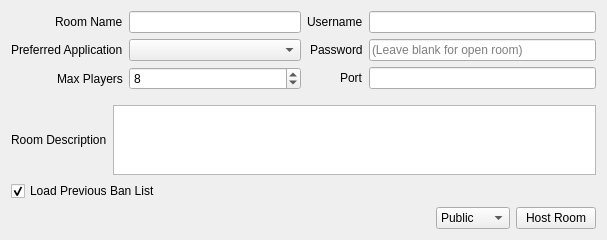
<?xml version="1.0" encoding="UTF-8"?>
<ui version="4.0">
 <class>HostRoom</class>
 <widget class="QWidget" name="HostRoom">
  <property name="geometry">
   <rect>
    <x>0</x>
    <y>0</y>
    <width>607</width>
    <height>211</height>
   </rect>
  </property>
  <property name="windowTitle">
   <string>Create Room</string>
  </property>
  <layout class="QVBoxLayout" name="verticalLayout_3">
   <item>
    <widget class="QWidget" name="settings" native="true">
     <layout class="QHBoxLayout">
      <property name="leftMargin">
       <number>0</number>
      </property>
      <property name="topMargin">
       <number>0</number>
      </property>
      <property name="rightMargin">
       <number>0</number>
      </property>
      <item>
       <layout class="QFormLayout" name="formLayout_2">
        <property name="labelAlignment">
         <set>Qt::AlignRight|Qt::AlignTrailing|Qt::AlignVCenter</set>
        </property>
        <item row="0" column="0">
         <widget class="QLabel" name="label">
          <property name="text">
           <string>Room Name</string>
          </property>
         </widget>
        </item>
        <item row="0" column="1">
         <widget class="QLineEdit" name="room_name">
          <property name="maxLength">
           <number>50</number>
          </property>
         </widget>
        </item>
        <item row="1" column="0">
         <widget class="QLabel" name="label_3">
          <property name="text">
           <string>Preferred Application</string>
          </property>
         </widget>
        </item>
        <item row="1" column="1">
         <widget class="QComboBox" name="game_list"/>
        </item>
        <item row="2" column="0">
         <widget class="QLabel" name="label_2">
          <property name="text">
           <string>Max Players</string>
          </property>
         </widget>
        </item>
        <item row="2" column="1">
         <widget class="QSpinBox" name="max_player">
          <property name="minimum">
           <number>2</number>
          </property>
          <property name="maximum">
           <number>16</number>
          </property>
          <property name="value">
           <number>8</number>
          </property>
         </widget>
        </item>
       </layout>
      </item>
      <item>
       <layout class="QFormLayout" name="formLayout">
        <property name="labelAlignment">
         <set>Qt::AlignRight|Qt::AlignTrailing|Qt::AlignVCenter</set>
        </property>
        <item row="0" column="1">
         <widget class="QLineEdit" name="username"/>
        </item>
        <item row="0" column="0">
         <widget class="QLabel" name="label_6">
          <property name="text">
           <string>Username</string>
          </property>
         </widget>
        </item>
        <item row="1" column="1">
         <widget class="QLineEdit" name="password">
          <property name="echoMode">
           <enum>QLineEdit::PasswordEchoOnEdit</enum>
          </property>
          <property name="placeholderText">
           <string>(Leave blank for open room)</string>
          </property>
         </widget>
        </item>
        <item row="2" column="1">
         <widget class="QLineEdit" name="port">
          <property name="inputMethodHints">
           <set>Qt::ImhDigitsOnly</set>
          </property>
          <property name="maxLength">
           <number>5</number>
          </property>
         </widget>
        </item>
        <item row="1" column="0">
         <widget class="QLabel" name="label_5">
          <property name="text">
           <string>Password</string>
          </property>
         </widget>
        </item>
        <item row="2" column="0">
         <widget class="QLabel" name="label_4">
          <property name="text">
           <string>Port</string>
          </property>
         </widget>
        </item>
       </layout>
      </item>
     </layout>
    </widget>
   </item>
   <item>
    <layout class="QHBoxLayout" name="horizontalLayout_3">
     <item>
      <widget class="QLabel" name="label_7">
       <property name="text">
        <string>Room Description</string>
       </property>
      </widget>
     </item>
     <item>
      <widget class="QTextEdit" name="room_description"/>
     </item>
    </layout>
   </item>
   <item>
    <layout class="QHBoxLayout">
     <item>
      <widget class="QCheckBox" name="load_ban_list">
       <property name="text">
        <string>Load Previous Ban List</string>
       </property>
       <property name="checked">
        <bool>true</bool>
       </property>
      </widget>
     </item>
    </layout>
   </item>
   <item>
    <layout class="QHBoxLayout" name="horizontalLayout">
     <property name="rightMargin">
      <number>0</number>
     </property>
     <item>
      <spacer name="horizontalSpacer">
       <property name="orientation">
        <enum>Qt::Horizontal</enum>
       </property>
       <property name="sizeHint" stdset="0">
        <size>
         <width>40</width>
         <height>20</height>
        </size>
       </property>
      </spacer>
     </item>
     <item>
      <widget class="QComboBox" name="host_type">
       <item>
        <property name="text">
         <string>Public</string>
        </property>
       </item>
       <item>
        <property name="text">
         <string>Unlisted</string>
        </property>
       </item>
      </widget>
     </item>
     <item>
      <widget class="QPushButton" name="host">
       <property name="text">
        <string>Host Room</string>
       </property>
      </widget>
     </item>
    </layout>
   </item>
  </layout>
 </widget>
 <resources/>
 <connections/>
</ui>
